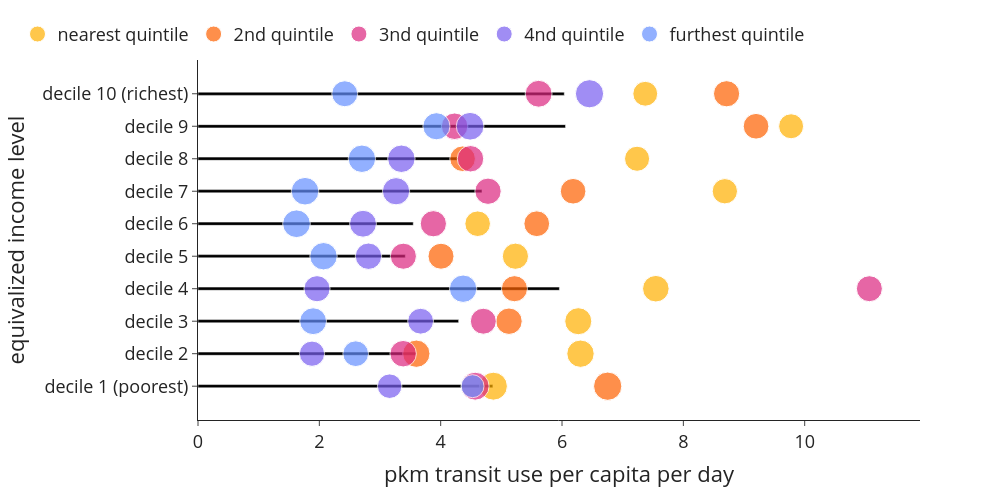

Notebook cell for this chart:
### Code cell
bubblechart((use['transit_pkm']*use['n_hhd']/365), use['n_hhdmem'+year], use['n_hhd'], 0, 4, 'pkm transit use per capita per day','equivalized income level', 'pkmtrain_per_cap_inc_dist')

### Figure 1 — Plotly figure (JSON) as saved in the notebook; plotly's stock layout.template omitted (floating-point values rounded to 4 significant figures)
{"data": [{"alignmentgroup": "True", "hovertemplate": "pkm transit use per capita per day=%{x}<br>equivalized income level=%{y}<extra></extra>", "legendgroup": "", "marker": {"color": "#000000", "pattern": {"shape": ""}}, "name": "", "offsetgroup": "", "orientation": "h", "showlegend": false, "textposition": "auto", "type": "bar", "x": [4.86, 3.587, 4.296, 5.957, 3.417, 3.548, 4.681, 4.273, 6.058, 6.038], "xaxis": "x", "y": ["decile 1 (poorest)", "decile 2", "decile 3", "decile 4", "decile 5", "decile 6", "decile 7", "decile 8", "decile 9", "decile 10 (richest)"], "yaxis": "y"}, {"legendrank": 0, "marker": {"color": "#ffb000", "size": [165050, 157935, 154065, 148690, 144785, 138115, 135090, 132840, 131650, 130225], "sizemin": 4, "sizemode": "area", "sizeref": 421.7}, "mode": "markers", "name": "nearest quintile", "showlegend": true, "type": "scatter", "x": [4.869, 6.305, 6.268, 7.546, 5.232, 4.609, 8.684, 7.237, 9.776, 7.372], "y": ["decile 1 (poorest)", "decile 2", "decile 3", "decile 4", "decile 5", "decile 6", "decile 7", "decile 8", "decile 9", "decile 10 (richest)"]}, {"legendrank": 1, "marker": {"color": "#fe6100", "size": [168665, 157305, 147595, 143765, 142595, 139765, 138310, 138410, 139350, 144630], "sizemin": 4, "sizemode": "area", "sizeref": 421.7}, "mode": "markers", "name": "2nd quintile", "showlegend": true, "type": "scatter", "x": [6.753, 3.599, 5.126, 5.216, 4.005, 5.584, 6.183, 4.361, 9.198, 8.712], "y": ["decile 1 (poorest)", "decile 2", "decile 3", "decile 4", "decile 5", "decile 6", "decile 7", "decile 8", "decile 9", "decile 10 (richest)"]}, {"legendrank": 2, "marker": {"color": "#dc267f", "size": [164310, 147910, 142180, 142210, 143840, 144850, 146065, 147355, 148425, 152100], "sizemin": 4, "sizemode": "area", "sizeref": 421.7}, "mode": "markers", "name": "3nd quintile", "showlegend": true, "type": "scatter", "x": [4.569, 3.382, 4.703, 11.07, 3.385, 3.879, 4.78, 4.492, 4.229, 5.615], "y": ["decile 1 (poorest)", "decile 2", "decile 3", "decile 4", "decile 5", "decile 6", "decile 7", "decile 8", "decile 9", "decile 10 (richest)"]}, {"legendrank": 3, "marker": {"color": "#785ef0", "size": [127220, 134500, 140700, 143855, 147220, 152235, 156585, 159275, 162025, 167665], "sizemin": 4, "sizemode": "area", "sizeref": 421.7}, "mode": "markers", "name": "4nd quintile", "showlegend": true, "type": "scatter", "x": [3.159, 1.879, 3.669, 1.962, 2.81, 2.72, 3.264, 3.352, 4.485, 6.453], "y": ["decile 1 (poorest)", "decile 2", "decile 3", "decile 4", "decile 5", "decile 6", "decile 7", "decile 8", "decile 9", "decile 10 (richest)"]}, {"legendrank": 4, "marker": {"color": "#648fff", "size": [111365, 139185, 151870, 158170, 158040, 161670, 160665, 158820, 155145, 142020], "sizemin": 4, "sizemode": "area", "sizeref": 421.7}, "mode": "markers", "name": "furthest quintile", "showlegend": true, "type": "scatter", "x": [4.525, 2.599, 1.898, 4.37, 2.069, 1.624, 1.764, 2.702, 3.93, 2.419], "y": ["decile 1 (poorest)", "decile 2", "decile 3", "decile 4", "decile 5", "decile 6", "decile 7", "decile 8", "decile 9", "decile 10 (richest)"]}], "layout": {"bargap": 0.9, "barmode": "relative", "font": {"size": 18}, "height": 500, "legend": {"orientation": "h", "tracegroupgap": 0, "x": -0.25, "xanchor": "left", "y": 1.02, "yanchor": "bottom"}, "margin": {"t": 60}, "width": 1000, "xaxis": {"anchor": "y", "domain": [0, 1], "title": {"text": "pkm transit use per capita per day"}}, "yaxis": {"anchor": "x", "domain": [0, 1], "title": {"text": "equivalized income level"}}}}
